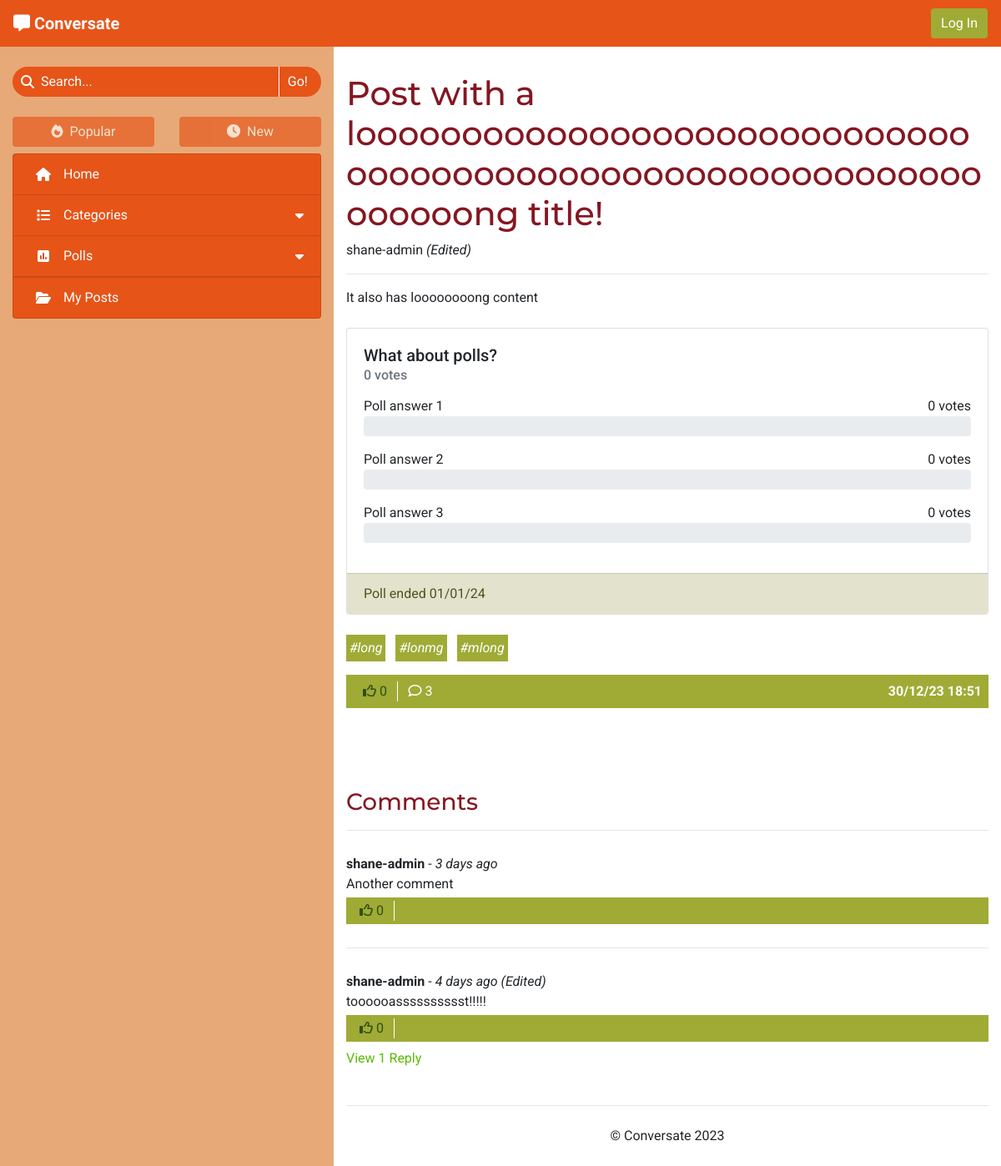
The page /no-category-fRwzafQe-post-with-a-loooooooooooooooooooooooooooooooooooooooooooooooooooooooong-title/ on the database as committed earlier.
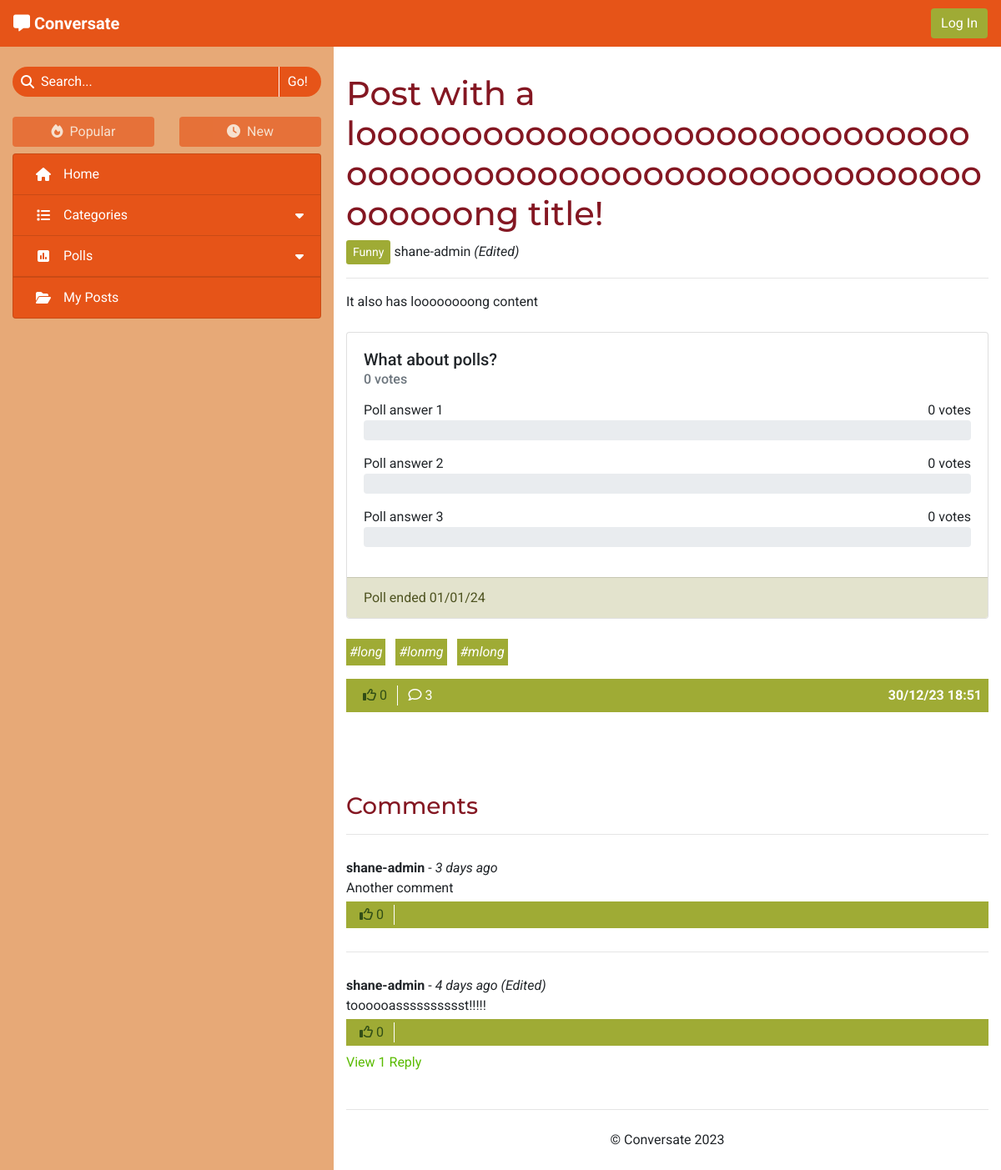
The same page on the database as committed later.
### forum/models.py (models this page shows, shortened)
class Post(models.Model):
    title = models.CharField(max_length=100)
    slug = models.SlugField(max_length=100, unique=True)
    category = models.ForeignKey(Category, on_delete=models.CASCADE,
                                 related_name='tagged_posts')
    image = CloudinaryField('image', blank=True)
    image_position = models.IntegerField(blank=True, null=True)
    posted_by = models.ForeignKey(User, on_delete=models.CASCADE,
                                  related_name='added_posts')
    posted_on = models.DateTimeField(auto_now_add=True)
    content = models.TextField()
    tags = models.CharField(max_length=200, blank=True)
    edited = models.BooleanField(default=False)
    likes = models.ManyToManyField(User, related_name='post_likes', blank=True)
    class Meta:
        ordering = ['-posted_on']
    def number_of_likes(self):
        return self.likes.count()
    def number_of_comments(self):
        return self.comments.count()
    def tag_list(self):
        tags_separate = self.tags.split('#')
        tags_separate.pop(0)
        return tags_separate

class Poll(models.Model):
    title = models.CharField(max_length=200)
    asked_by = models.ForeignKey(User, on_delete=models.CASCADE)
    due_date = models.DateTimeField()
    post = models.OneToOneField(Post, on_delete=models.CASCADE,
                                related_name='poll', blank=True, null=True)
    class Meta:
        ordering = ['-due_date']
    def number_of_votes(self):
        total_votes = 0
        for answer in self.answers.all():
            total_votes += answer.number_of_votes()
        return total_votes
    def has_expired(self):
        current_time = datetime.now().timestamp()
        end_time = self.due_date.timestamp()
        return current_time > end_time

class PollAnswer(models.Model):
    body = models.CharField(max_length=100)
    position = models.IntegerField()
    poll = models.ForeignKey(Poll, related_name='answers',
                             on_delete=models.CASCADE)
    votes = models.ManyToManyField(User, related_name='votes')
    class Meta:
        ordering = ['position']
    def number_of_votes(self):
        return self.votes.count()
    def vote_percentage(self):
        total_votes = 0
        poll_answers = self.poll.answers.all()
        for answer in poll_answers:
            total_votes += answer.number_of_votes()
        if total_votes == 0:
            return 0
        return round((self.number_of_votes() / total_votes) * 100)

class Comment(models.Model):
    post = models.ForeignKey(Post, on_delete=models.CASCADE,
                             related_name='comments')
    content = models.TextField()
    posted_by = models.ForeignKey(User, on_delete=models.CASCADE,
                                  related_name='added_comments')
    posted_on = models.DateTimeField(auto_now_add=True)
    reply_to = models.ForeignKey('self', on_delete=models.CASCADE,
                                 related_name='replies', blank=True, null=True)
    edited = models.BooleanField(default=False)
    likes = models.ManyToManyField(User, related_name="comment_likes",
                                   blank=True)
    approved = models.BooleanField(default=False)
    class Meta:
        ordering = ['-posted_on']
    def number_of_likes(self):
        return self.likes.count()
    def number_of_replies(self):
        return self.replies.count()
    def time_elapsed(self):
        return get_time_elapsed(self.posted_on)

class Category(models.Model):
    name = models.CharField(max_length=30, unique=True)
    slug = models.SlugField(max_length=30, unique=True)
    icon = models.CharField(max_length=30, default="fa-tag")
    def __str__(self):
        return self.name
    def number_of_posts(self):
        return self.tagged_posts.count()

### forum/views.py (the view)
# urls.py: path('<slug:slug>/', views.ViewPost.as_view(), name='view_post'),
class ViewPost(View):
    def get(self, request, slug):
        post = get_object_or_404(Post, slug=slug)
        context = get_post_context(request, post)
        return render(request, 'post_details.html', context)

### templates/post_details.html (shortened to what this page needs)
{% extends "base.html" %}
{% load static %}
{% load template_tags %}
{% block content %}
    <h1 class="word-break">{{ post.title }}</h1>
    {% if post.category.slug != 'none' %}
        <a class="btn btn-sm category" href="{% url 'categories' post.category.slug %}">{{ post.category }}</a>
    {% endif %}
    <span>{{ post.posted_by }}
        {% if post.edited %}
            <em>(Edited)</em>
        {% endif %}
    </span>
    <hr>
    <div id="post-content" class="mb-4 word-break">{{ post.content|safe }}</div>
    {% if post.poll %}
        {% poll_status post.poll.id request.user.id as p_status %}
        <div class="card mb-4">
            <div class="card-body">
                <div class="d-flex justify-content-between mb-2">
                    <h5 class="card-title mb-0">{{ post.poll.title }}</h5>
                </div>
                {% if p_status == 0 and post.posted_by != user %}
                    <form method="POST" class="mt-2" action="{% url 'vote_poll' post.poll.id request.path %}">
                        {% csrf_token %}
                        <ul class="list-group">
                            {% for answer in post.poll.answers.all %}
                                <li class="list-group-item">
                                    <div class="form-check">
                                        <input class="form-check-input" type="radio" name="poll-vote" id="answer-{{ answer.position }}"
                                            value="{{ answer.position }}" required>
                                        <label class="form-check-label" for="answer-{{ answer.position }}">
                                            {{ answer.body }}
                                        </label>
                                    </div>
                                </li>
                            {% endfor %}
                        </ul>
                        <div class="mt-3">
                            <input type="submit" class="btn" value="Vote">
                            <input type="reset" class="btn" value="Clear">
                        </div>
                    </form>
                {% else %}
                    <h6 class="card-subtitle text-muted mb-3">
                        {% with post.poll.number_of_votes as vote_num %}
                            <span>{{ vote_num }} vote{% if vote_num != 1 %}s{% endif %}</span>
                        {% endwith %}
                    </h6>
                    {% for answer in post.poll.answers.all %}
                        <div class="d-flex justify-content-between">
                            <span>{{ answer.body }}</span>
                            {% with answer.number_of_votes as vote_num %}
                                <span>{{ vote_num }} vote{% if vote_num != 1 %}s{% endif %}</span>
                            {% endwith %}
                        </div>
                        <div class="progress mb-3{% if p_status == answer.position %} answer-chosen{% endif %}">
                        </div>
                    {% endfor %}
                {% endif %}
            </div>
            <div class="card-footer card-faded">
                {% with post.poll.due_date|date:"d/m/y" as end_date %}
                {% if post.poll.has_expired %}Poll ended {{ end_date }}
                {% else %}Poll ends on {{ end_date }}
                {% endif %}
                {% endwith %}
            </div>
        </div>
    {% endif %}
    {% if post.tags %}
        <div id="post-tags">
            {% for tag in post.tag_list %}
                <a class="tag-list-item mr-2 mb-2 p-1 anchor-no-style" href="{% url 'search_tag' tag %}">
                    <em>#{{ tag }}</em>
                </a>
            {% endfor %}
        </div>
    {% endif %}
    <div class="post-footer d-flex flex-md-row justify-content-md-between mt-2 mb-5
        {% if post.posted_by == user %} flex-column{% else %} flex-row post-not-owned justify-content-between{% endif %}">
        <div class="post-footer-buttons">
            {% if user.is_authenticated and post.posted_by != request.user %}
            <form class="d-inline" method="POST" action="{% url 'like_post' post.slug %}">
                {% csrf_token %}
                {% if user in post.likes.all %}
                    <button type="submit" class="btn post-footer-item py-0 line-separate" aria-label="Unlike this post">
                        <i class="fa-solid fa-thumbs-up"></i>
                {% else %}
                    <button type="submit" class="btn post-footer-item py-0 line-separate" aria-label="Like this post">
                        <i class="fa-regular fa-thumbs-up"></i>
                {% endif %}
                    {{ post.number_of_likes }}
                </button>
            </form>
            {% else %}
                <span class="post-footer-item footer-blocked py-0 line-separate" aria-disabled="true">
                    <i class="fa-regular fa-thumbs-up"></i>
                    {{ post.number_of_likes }}
                </span>
            {% endif %}
            <a class="btn post-footer-item py-0{% if user == post.posted_by %} line-separate{% endif %}"
                {% if user.is_authenticated %} href="#post-comment" aria-label="Post a comment"
                {% else %} href="#comments" aria-label="View the post's comments"{% endif %}>
                <i class="fa-regular fa-comment"></i>
                {{ post.number_of_comments }}
            </a>
        </div>
        <div class="align-middle text-right{% if user == post.posted_by %} mt-2{% endif %} mt-md-0">
            <strong>{{ post.posted_on|date:"d/m/y G:i" }}</strong>
        </div>
    </div>
    <br>
    <div id="comments" class="accordion">
        {% if comments %}
            <h3 class="mt-4">Comments</h3>
            <hr>
            <div class="comment-list after-load">
                {% for comment in comments %}
                    {% if comment.reply_to %}
                    <div id="comment-{{ comment.id }}" data-timestamp="{{ comment.posted_on.timestamp }}"
                        data-reply-to="{{ comment.reply_to.id }}" class="comment reply ml-3 ml-sm-4 ml-lg-5 py-3 d-none">
                    {% else %}
                    <div id="comment-{{ comment.id }}" class="comment my-4 py-1">
                    {% endif %}
                        <div class="comment-header">
                            <strong>{{ comment.posted_by }}</strong> -
                            <em>{{ comment.time_elapsed }}
                                {% if comment.edited %}
                                    (Edited)
                                {% endif %}
                            </em>
                        </div>
                        <div class="comment-body">
                            <p class="mb-1 comment-text word-break">{{ comment.content }}</p>
                            <div class="post-footer comment-footer">
                                <div class="post-footer-buttons{% if user != comment.posted_by %} d-flex{% endif %} d-md-flex">
                                    {% if user.is_authenticated and user != comment.posted_by %}
                                        <form method="POST" class="d-inline" action="{% url 'like_comment' comment.id %}">
                                            {% csrf_token %}
                                            {% if user in comment.likes.all %}
                                            <button type="submit" class="btn post-footer-item btn-small py-0 line-separate">
                                                <i class="fa-solid fa-thumbs-up"></i>
                                            {% else %}
                                            <button type="submit" class="btn post-footer-item btn-small py-0 line-separate">
                                                <i class="fa-regular fa-thumbs-up"></i>
                                            {% endif %}
                                                {{ comment.number_of_likes }}
                                            </button>
                                        </form>
                                    {% else %}
                                        <span class="footer-blocked py-0 line-separate" aria-disabled="true">
                                            <i class="fa-regular fa-thumbs-up"></i>
                                            {{ comment.number_of_likes }}
                                        </span>
                                    {% endif %}
                                </div>
                            </div>
                        </div>
                        {% if comment.number_of_replies %}
                            <a href="#reply-section-{{ comment.id }}" class="reply-toggle d-inline-block mt-2" type="button"
                                data-toggle="collapse" aria-expanded="false" data-control="reply-section-{{ comment.id }}" data-parent="#comments">
                                {% if comment.number_of_replies == 1 %}
                                    View 1 Reply
                                {% else %}
                                    View {{ comment.number_of_replies }} Replies
                                {% endif %}
                            </a>
                        {% endif %}
                    </div>
                    {% if not comment.reply_to %}
                        {% if not forloop.last %}
                            <hr>
                        {% endif %}
                    {% endif %}
                {% endfor %}
            </div>
        {% endif %}
    </div>
{% endblock %}

Rows that differ between the two databases and show on the page:
changed Post "It also has loooooooong content": category_id 12 → 18 (drawn); category (not shown) → "Funny"
